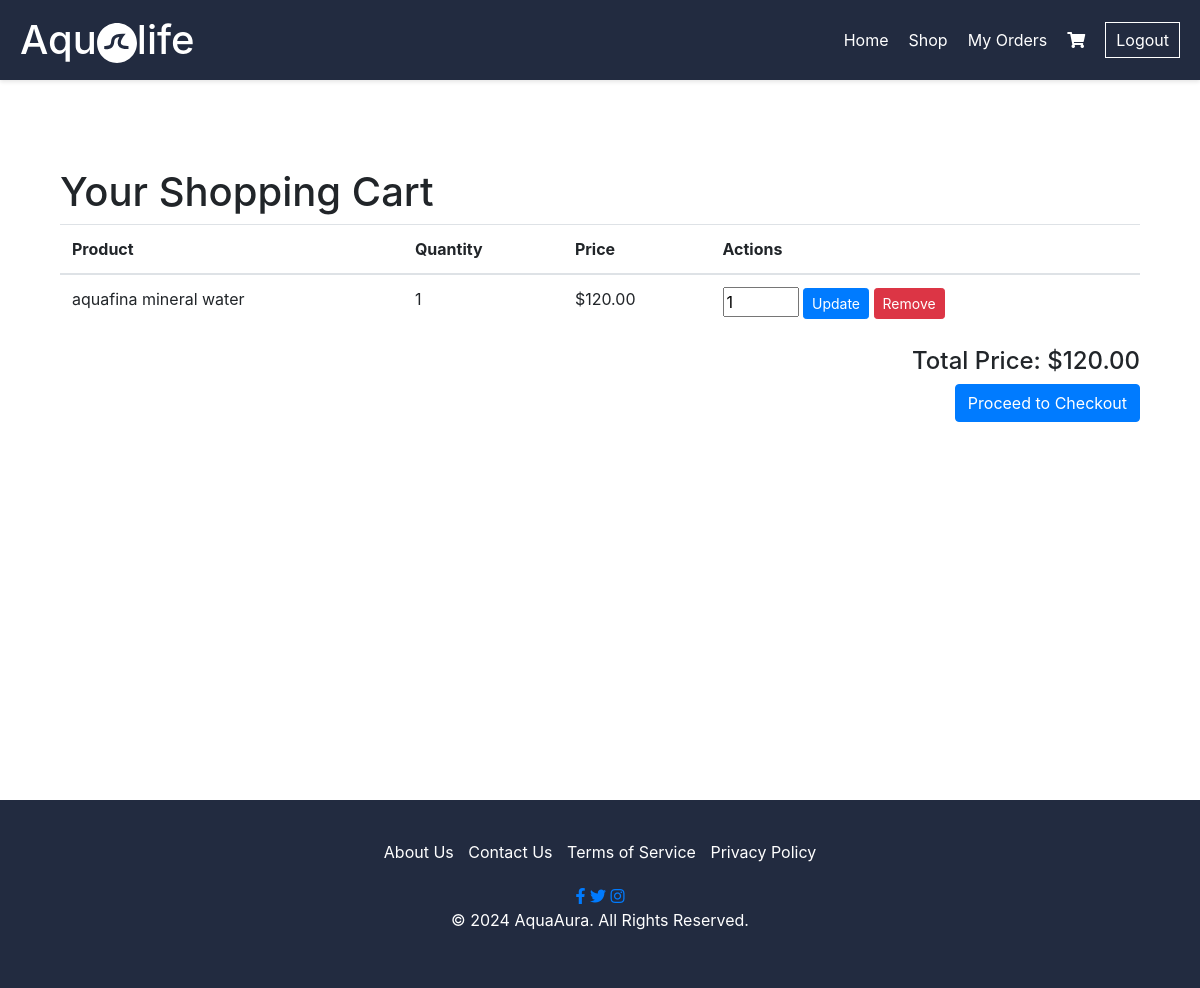
Screenshot of /cart/ (signed in) with the database file from the repository.
### ecommerce_app/models.py (models this page shows, shortened)
class CartItem(models.Model):
    user = models.ForeignKey(User, on_delete=models.CASCADE)
    product = models.ForeignKey(Product, on_delete=models.CASCADE)
    quantity = models.IntegerField(default=1)
    created_at = models.DateTimeField(auto_now_add=True)

class Product(models.Model):
    title = models.CharField(max_length=255)
    description = models.TextField()
    price = models.DecimalField(max_digits=10, decimal_places=2)
    quantity_available = models.PositiveIntegerField()
    image = models.ImageField(upload_to='product_images/', blank=True, null=True)
    category = models.ForeignKey(Category, on_delete=models.SET_NULL, null=True, blank=True)
    created_at = models.DateTimeField(auto_now_add=True)
    updated_at = models.DateTimeField(auto_now=True)
    def available_quantity(self):
        return self.quantity_available - sum(order_item.quantity for order_item in self.orderitem_set.all())

### ecommerce_app/views.py (the view)
# urls.py: path('cart/', view_cart, name='view_cart'),
@login_required
def view_cart(request):
    try:
        cart_items = CartItem.objects.filter(user=request.user)
        total_price = sum(item.product.price * item.quantity for item in cart_items)
        return render(request, 'cart.html', {'cart_items': cart_items, 'total_price': total_price})
    except Exception as e:
        messages.error(request, f"An error occurred: {str(e)}")
        return redirect('view_cart')

### templates/cart.html (shortened to what this page needs)
{% extends 'base.html' %}
{% block content %}
<div class="container mt-5">
    <h1>Your Shopping Cart</h1>
    {% if cart_items %}
    <table class="table">
        <thead>
            <tr>
                <th>Product</th>
                <th>Quantity</th>
                <th>Price</th>
                <th>Actions</th>
            </tr>
        </thead>
        <tbody>
            {% for item in cart_items %}
            <tr>
                <td>{{ item.product.title }}</td>
                <td>{{ item.quantity }}</td>
                <td>${{ item.product.price }}</td>
                <td>
                    <form action="{% url 'update_cart' item.product.id %}" method="post" class="d-inline">
                        <input type="number" name="quantity" value="{{ item.quantity }}" min="1" max="{{ item.product.available_quantity }}" onchange="updateQuantity(this)">
                        <button type="submit" class="btn btn-sm btn-primary">Update</button>
                    </form>
                    <form id="remove-form-{{ item.product.id }}" action="{% url 'remove_from_cart' item.product.id %}" method="post" class="d-inline">
                        <button type="submit" class="btn btn-sm btn-danger">Remove</button>
                    </form>
                </td>
            </tr>
            {% endfor %}
        </tbody>
    </table>
    <div class="text-right">
        <h4>Total Price: ${{ total_price }}</h4>
        <a href="{% url 'select_address' %}" class="btn btn-primary">Proceed to Checkout</a>
    </div>
    {% else %}
    <p>Your cart is empty.</p>
    {% endif %}
</div>
{% endblock %}

### templates/base.html (style rules this page uses)
.container { padding-top: 20px; padding-bottom: 20px; }

### rows the page displays
CartItem: product "aquafina mineral water", quantity "1", product.price "120.00"

### other values shown
{{ total_price }} "120.00"
